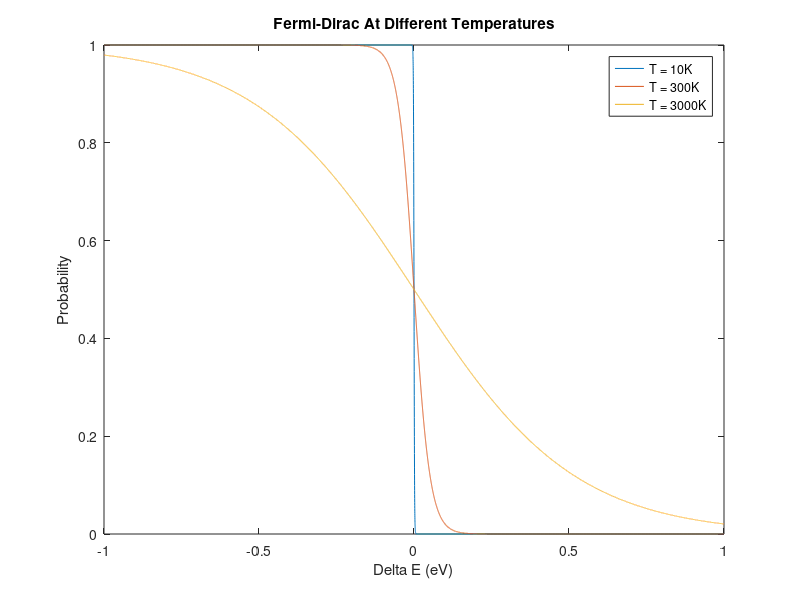
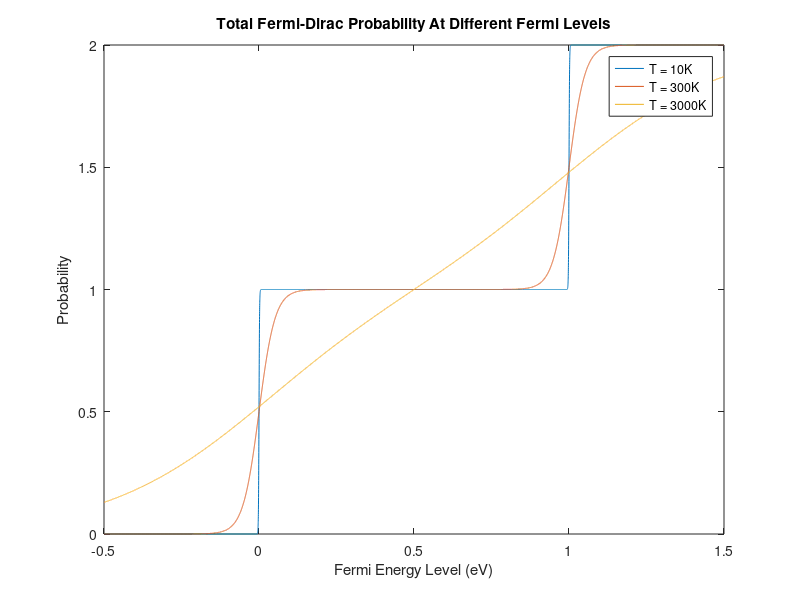

Source code (MATLAB) for these figures, in order:
%% Fermi-Dirac
clear;
clc;

%% Probability At Ground Energy Level
Delta_E = -1:.0001:1;
T = [10,300,3000];
K = 8.62*10^-5;

fermi_10K = 1./(1+exp(Delta_E./(K*T(1))));
fermi_300K = 1./(1+exp(Delta_E./(K*T(2))));
fermi_3000K = 1./(1+exp(Delta_E./(K*T(3))));

figure(1)
plot(Delta_E,fermi_10K); hold on;
plot(Delta_E,fermi_300K); hold on;
plot(Delta_E,fermi_3000K); hold on;
title('Fermi-Dirac At Different Temperatures');
ylabel('Probability')
xlabel('Delta E (eV)')
legend('T = 10K','T = 300K','T = 3000K')

%% Total Probability Over an EF range

E1 = 0;
E2 = 1;
EF = -0.5:0.0001:1.5;

total_fermi_10k = 1./(1+exp((E1-EF)./(K*T(1)))) + 1./(1+exp((E2-EF)./(K*T(1))));
total_fermi_300k = 1./(1+exp((E1-EF)./(K*T(2)))) + 1./(1+exp((E2-EF)./(K*T(2))));
total_fermi_3000k = 1./(1+exp((E1-EF)./(K*T(3)))) + 1./(1+exp((E2-EF)./(K*T(3))));

figure(2)
plot(EF,total_fermi_10k); hold on;
plot(EF,total_fermi_300k); hold on;
plot(EF,total_fermi_3000k); hold on;
title('Total Fermi-Dirac Probability At Different Fermi Levels')
ylabel('Probability')
xlabel('Fermi Energy Level (eV)')
legend('T = 10K','T = 300K','T = 3000K')

for i = 1:length(total_fermi_10k)
    if total_fermi_300k(i) == 1
        fprintf('Fermi level at 300 Kelvin is at: %d\n', EF(i));
    end
    if total_fermi_3000k(i) == 1
        fprintf('Fermi level at 3000 Kelvin is at: %d\n', EF(i));
    end
end
